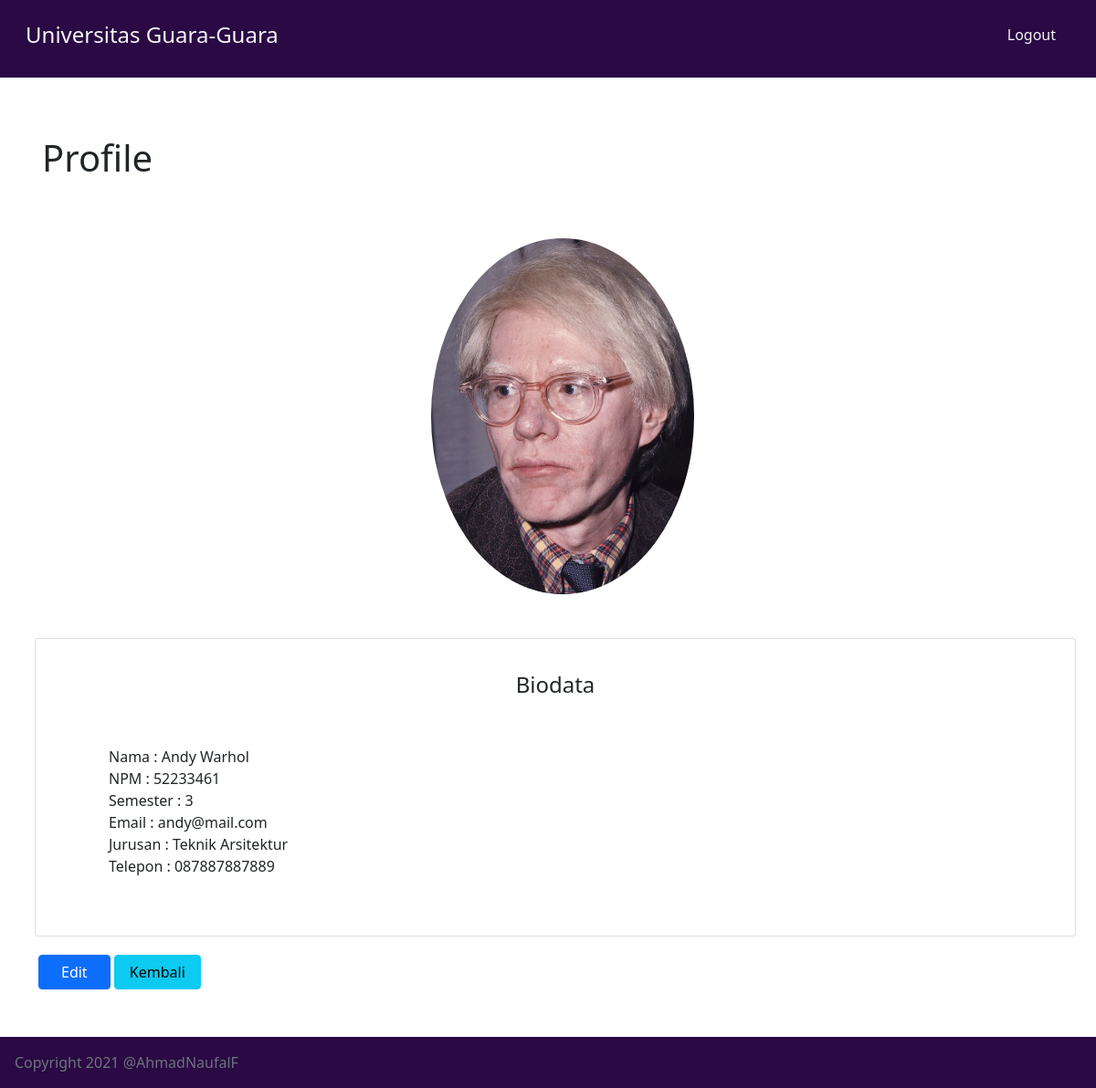
/profile.php?id=1 (signed in), run on the app's committed database.
### tables this page shows
CREATE TABLE `mahasiswa` (
  `id` int(11) NOT NULL,
  `nama` varchar(200) NOT NULL,
  `npm` char(8) NOT NULL,
  `semester` char(2) NOT NULL,
  `email` varchar(100) NOT NULL,
  `jurusan` varchar(100) NOT NULL,
  `telepon` char(13) NOT NULL,
  `gambar` varchar(100) NOT NULL
);

### functions.php (called while the page is built, shortened)
<?php
$conn = mysqli_connect("localhost", "root", "", "guara_db");
function query($query)
{
    global $conn;
    $result = mysqli_query($conn, $query);
    $rows = [];
    while ($row = mysqli_fetch_assoc($result)) {
        $rows[] = $row;
    }
    return $rows;
}

### profile.php (the view, shortened to what this page needs)
<?php
require 'functions.php';
$id = $_GET['id'];
$mhs = query("SELECT * FROM mahasiswa WHERE id = $id")[0];
?>
<!DOCTYPE html>
<html lang="en">
<head>
    <link href="https://cdn.jsdelivr.net/npm/bootstrap@5.1.0/dist/css/bootstrap.min.css" rel="stylesheet">
</head>
<body>
    <nav class="navbar sticky-top navbar-light" style="background-color: #2A0944;">
        <div class="container-fluid">
            <a class="navbar-brand p-3 d-inline-flex" href="#">
                <h4 style="color: whitesmoke;">Universitas Guara-Guara</h4>
            </a>
            <a class="navbar-brand p-3 d-inline-flex" href="logout.php">
                <h6 style="color: whitesmoke;">Logout</h6>
            </a>
        </div>
    </nav>
    <section>
        <div class="container">
            <div class="row my-5">
                <div class="d-flex justify-content-start m-2 p-2">
                    <h1 class="mb-2">Profile</h1>
                </div>
                <div class="col-md-12 m-3 p-4">
                    <img src="img/<?= $mhs['gambar']; ?>" class="card-img-top" alt="Profile-image" style="width: 18rem; border-radius: 50%; display:block; margin-left:auto; margin-right:auto;">
                </div>
                <div class="card d-inline-flex col-md-12 m-2 p-4">
                    <div class="m-1 p-2">
                        <h4 class="text-center pb-2">Biodata</h4>
                    </div>
                    <div class="card-body m-3 p-2">
                        <ul style="list-style-type:none;">
                            <li>Nama : <?= $mhs['nama']; ?></li>
                            <li>NPM : <?= $mhs['npm']; ?></li>
                            <li>Semester : <?= $mhs['semester']; ?></li>
                            <li>Email : <?= $mhs['email']; ?></li>
                            <li>Jurusan : <?= $mhs['jurusan']; ?></li>
                            <li>Telepon : <?= $mhs['telepon']; ?></li>
                        </ul>
                    </div>
                </div>
                <div class="col-md-12 mt-2">
                    <a href="edit.php?id=<?= $mhs['id']; ?>" class="btn btn-primary px-4 my-1">
                        Edit
                    </a>
                    <a href="index.php" class="btn btn-info px-3 my-1">
                        Kembali
                    </a>
                </div>
            </div>
        </div>
    </section>
    <footer class="footer mt-auto bg-light">
        <div class="container-fluid p-3" style="background-color: #2A0944;">
            <span class="text-muted">Copyright 2021 @AhmadNaufalF</span>
        </div>
    </footer>
</body>
</html>

### data on the page
mahasiswa: gambar (picture), nama "Andy Warhol", npm "52233461", semester "3", email "andy@mail.com", jurusan "Teknik Arsitektur", telepon "087887887889"
